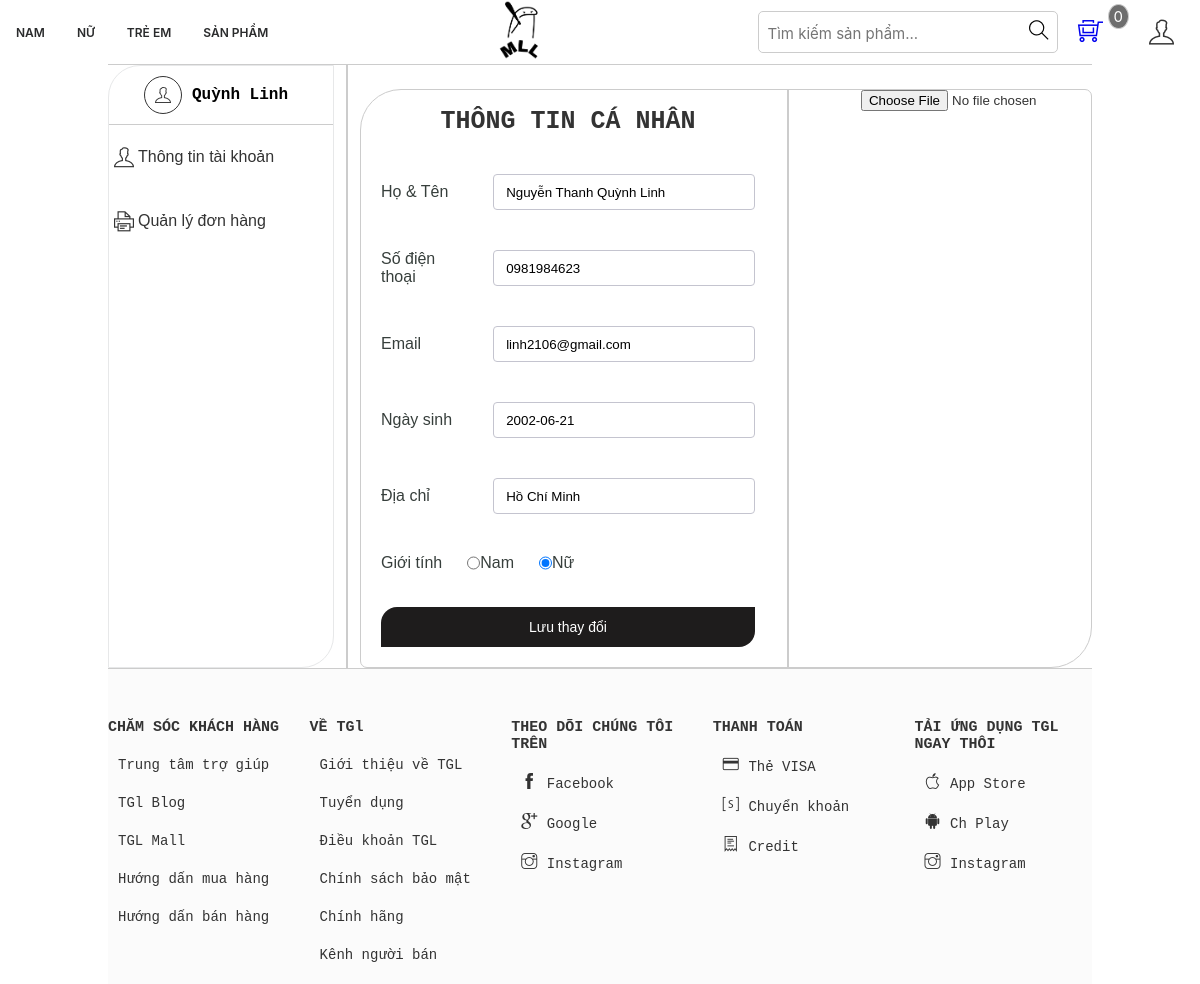
The page /account.php (signed in) on the database its author committed.
### tables this page shows
CREATE TABLE `tbl_uer` (
  `userId` int(11) NOT NULL,
  `name` varchar(255) NOT NULL,
  `username` varchar(255) NOT NULL,
  `userPassword` varchar(255) NOT NULL,
  `email` varchar(255) NOT NULL,
  `gioiTinh` varchar(255) NOT NULL,
  `sdt` varchar(11) NOT NULL,
  `ngaySinh` varchar(255) NOT NULL,
  `diaChi` text NOT NULL,
  `cauHoiBM` varchar(255) NOT NULL
);

### classses/user.php (called while the page is built, shortened)
<?php
$filepath = realpath(dirname(__FILE__));
include_once($filepath . '/../lib/database.php');
?>
<?php
class user
{
    private $db;
    public function __construct()
    {
        $this->db = new Database();
    }
    public function show_User($userId)
    {
        $query = "SELECT *  FROM tbl_uer WHERE userId = '$userId'";
        $result = $this->db->select($query);
        return $result;
    }
}
?>

### lib/database.php (called while the page is built, shortened)
<?php
    Class Database{
        public $host   = DB_HOST;
        public $user   = DB_USER;
        public $pass   = DB_PASS;
        public $dbname = DB_NAME;
        public $link;
        private function connectDB(){
        $this->link = new mysqli($this->host, $this->user, $this->pass,
            $this->dbname);
        }
        public function select($query){
            $result = $this->link->query($query) or
            die($this->link->error.__LINE__);
            if($result->num_rows > 0){
                return $result;
            } else {
                return false;
            }
        }
}

### inc/handle.php (called while the page is built, shortened)
<?php
    include_once 'lib/session.php';
?>
<?php
    include_once 'lib/database.php';
    $user = new user();
?>

### lib/session.php (called while the page is built, shortened)
<?php
class Session{
 public static function get($key){
    if (isset($_SESSION[$key])) {
     return $_SESSION[$key];
    } else {
     return false;
    }
 }
}
?>

### account.php (the view, shortened to what this page needs)
<?php include './inc/handle.php' ?>
<!DOCTYPE html>
<html lang="en">
<head>
    <link rel="stylesheet" href="assets/css/grid.css">
    <link rel="stylesheet" href="assets/css/account.css">
    <link rel="stylesheet" href="assets/css/main.css">
    <link rel="stylesheet" href="https://pro.fontawesome.com/releases/v5.10.0/css/all.css" />
    <link rel="stylesheet" href="assets/font/themify-icons/themify-icons.css">
</head>
<body>
    <div class="content">
        <div class="grid">
            <?php include 'inc/header.php' ?>
        </div>
        <div class="grid wide" style="border-top: 1px solid #ccc;">
            <div class="account-body">
                <div class="row">
                    <div class="col l-3  underline">
                        <div class="category-all">
                            <ul>
                                <li style="display: flex;
                                align-items: center;
                                justify-content: center;
                                padding: 10px;
                                border-bottom: 1px solid #ccc;">
                                    <span class="ti-user" style="padding: 10px;border: 1px solid;border-radius: 50%;"></span>
                                    <a href="" style="text-decoration: none;padding: 0 10px;font-family: var(--font-family-monospace); color: black;
                                font-weight: bold"> Quỳnh Linh</a>
                                </li>
                                <li class="category">
                                    <span class="ti-user"></span>
                                    <a href=""> Thông tin tài khoản</a>
                                </li>
                                <li class="category">
                                    <span class="ti-printer"></span>
                                    <a href="donhang.php"> Quản lý đơn hàng</a>
                                </li>
                            </ul>
                        </div>
                    </div>
                    <div class="col m-12 l-9">
                        <div class="account-me">
                            <div class="row">
                                <div class="col l-7 m-12 underline">
                                    <div class="account-tt">
                                        <span class="account-title">Thông tin cá nhân</span>
                                    </div>
                                    <?php
                                    $userId = Session::get('user_id');
                                    $infor_user = $user->show_User($userId);
                                    while ($result_infor_user = $infor_user->fetch_assoc()) {
                                    ?>
                                        <form action="" method="post">
                                            <div class="information">
                                                <div class="information-name">
                                                    <label>Họ & Tên</label>
                                                    <input type="text" name="name" value="<?php echo $result_infor_user['name'] ?>">
                                                </div>
                                                <div class="information-name">
                                                    <label>Số điện thoại</label>
                                                    <input type="text" name="phone" value="<?php echo $result_infor_user['sdt'] ?>">
                                                </div>
                                                <div class="information-name">
                                                    <label>Email</label>
                                                    <input type="text" name="email" value="<?php echo $result_infor_user['email'] ?>">
                                                </div>
                                                <div class="information-name">
                                                    <label>Ngày sinh</label>
                                                    <input type="text" name="date" value="<?php echo $result_infor_user['ngaySinh'] ?>">
                                                </div>
                                                <div class="information-name">
                                                    <label>Địa chỉ</label>
                                                    <input type="text" name="address" value="<?php echo $result_infor_user['diaChi'] ?>">
                                                </div>
                                                <div class="information-sex">
                                                    <label>Giới tính</label>
                                                    <?php if ($result_infor_user['gioiTinh'] == "Nam" || $result_infor_user['gioiTinh'] == "nam") { ?>
                                                        <input type="radio" checked="true" name="sex" id="Boy" value="Nam">
                                                        <label for="Nam">Nam</label>
                                                        <input type="radio" name="sex" id="Girl" value="Nữ">
                                                        <label for="Nu">Nữ</label>
                                                    <?php
                                                    } else {
                                                    ?>
                                                        <input type="radio" name="sex" id="Boy" value="Nam">
                                                        <label for="Nam">Nam</label>
                                                        <input type="radio" checked="true" name="sex" id="Girl" value="Nữ">
                                                        <label for="Nu">Nữ</label>
                                                    <?php } ?>
                                                </div>
                                                <div class="infotmation-save">
                                                    <input type="submit" name="save" value="Lưu thay đổi">
                                                </div>
                                            <?php } ?>
                                        </form>
                                </div>
                            </div>
                            <div class="col l-5">
                                <div class="form-upload__img">
                                    <input type="file" name="user_name">
                                </div>
                            </div>
                        </div>
                    </div>
                </div>
            </div>
        </div>
        <?php include './inc/footer.php' ?>
    </div>
</body>
</html>

### assets/css/grid.css (style rules this page uses)
.grid { width: 100%; display: block; padding: 0; }
.grid.wide { max-width: 1200px; margin: 0 auto; }
.row { display: flex; flex-wrap: wrap; margin-left: -4px; margin-right: -4px; }
@media (min-width: 740px) { .row { margin-left: -8px; margin-right: -8px; } }
@media (min-width: 740px) { .m-1, .m-2, .m-3, .m-4, .m-5, .m-6, .m-7, .m-8, .m-9, .m-10, .m-11, .m-12 { display: block; } }
@media (min-width: 740px) { .m-12 { flex: 0 0 100%; max-width: 100%; } }
@media (min-width: 1113px) { .row { margin-left: -12px; margin-right: -12px; } }
@media (min-width: 1113px) { .l-1, .l-2, .l-2-4, .l-3, .l-4, .l-5, .l-6, .l-7, .l-8, .l-9, .l-10, .l-11, .l-12 { display: block; } }
@media (min-width: 1113px) { .l-3 { flex: 0 0 25%; max-width: 25%; } }
@media (min-width: 1113px) { .l-5 { flex: 0 0 41.66667%; max-width: 41.66667%; } }
@media (min-width: 1113px) { .l-7 { flex: 0 0 58.33333%; max-width: 58.33333%; } }
@media (min-width: 1113px) { .l-9 { flex: 0 0 75%; max-width: 75%; } }
@media (min-width: 1024px) and (max-width: 1239px) { .wide { width: 984px; } }
@media (min-width: 1024px) and (max-width: 1239px) { .wide .row { margin-left: -12px; margin-right: -12px; } }
@media (min-width: 1024px) and (max-width: 1239px) { .wide .col { padding-left: 12px; padding-right: 12px; } }
@media (min-width: 1024px) and (max-width: 1239px) { .wide .l-1, .wide .l-2, .wide .l-2-4, .wide .l-3, .wide .l-4, .wide .l-5, .wide .l-6, .wide .l-7, .wide .l-8, .wide .l-9, .wide .l-10, .wide .l-11, .wide .l-12 { display: block; } }
@media (min-width: 1024px) and (max-width: 1239px) { .wide .l-3 { flex: 0 0 25%; max-width: 25%; } }
@media (min-width: 1024px) and (max-width: 1239px) { .wide .l-5 { flex: 0 0 41.66667%; max-width: 41.66667%; } }
@media (min-width: 1024px) and (max-width: 1239px) { .wide .l-7 { flex: 0 0 58.33333%; max-width: 58.33333%; } }
@media (min-width: 1024px) and (max-width: 1239px) { .wide .l-9 { flex: 0 0 75%; max-width: 75%; } }

### assets/css/account.css (style rules this page uses)
:root { --font-family-sans-serif: -apple-system, BlinkMacSystemFont, "Segoe UI", Roboto, "Helvetica Neue", Arial, "Noto Sans", "Liberation Sans", sans-serif, "Apple Color Emoji", "Segoe UI Emoji", "Segoe UI Symbol", "Noto Color Emoji"; --font-family-monospace: SFMono-Regular, Menlo, Monaco, Consolas, "Liberation Mono", "Courier New", monospace; }
.underline { border-right: 2px solid #ccc; }
.category-all { background-color: #fff; height: 100%; border-radius: 32px 0px; border: 1px solid #e7e8e9; }
.category-all ul { margin: 0px; padding: 0px; }
.category-all li { margin: 0px; }
.category { padding: 20px 5px; display: flex; align-items: center; margin: 30px 10px; }
.category a { text-decoration: none; font-size: 16px; line-height: 24px; color: #333; padding-left: 4px; }
.category span { font-size: 20px; }
.account-me { border: 1px solid #ccc; border-radius: 41px 7px; margin-top: 24px; max-width: 100%; -webkit-margin-start: auto; margin-inline-start: auto; -webkit-margin-end: auto; margin-inline-end: auto; }
.account-tt { text-align: center; margin-top: 20px; padding: 0 10px; }
.account-title { font-size: 25px; text-transform: uppercase; line-height: 24px; font-weight: 900; color: #333; font-family: var(--font-family-monospace); }
.information { margin: 20px; }
.information-name { display: flex; align-items: center; margin: 40px 0; justify-content: space-between; }
.information-name input { height: 36px; border-radius: 4px; padding: 10px 12px; line-height: 20px; width: 70%; outline: none; border: 1px solid rgb(196, 196, 207); }
.information-name label { font-size: 16px; max-width: 30%; color: rgb(55, 63, 60); padding-right: 25px; }
.information-sex { display: flex; }
.information-sex label { font-size: 16px; padding-right: 25px; color: rgb(55, 63, 60); }
.infotmation-save input { margin-top: 20px; border: 0px; width: 100%; height: 40px; border-radius: 16px 0px; color: rgb(255, 255, 255); font-size: 14px; background-color: rgb(30 28 28); cursor: pointer; }
.form-upload__img { width: 170px; height: 170px; border-radius: 50%; position: relative; z-index: 5; margin: 0 auto; }

### rows shown on the page
tbl_uer: name "Nguyễn Thanh Quỳnh Linh", phone "0981984623", email "linh2106@gmail.com", date "2002-06-21", address "Hồ Chí Minh"
